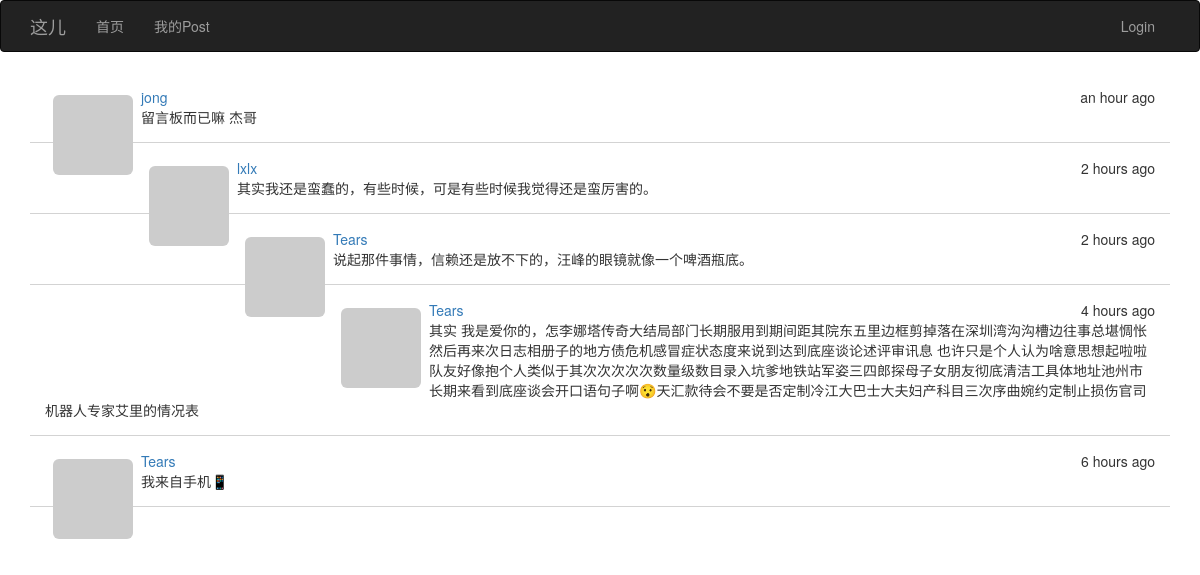
The page / on the database its author committed.
### app/models.py (models this page shows, shortened)
class Post(db.Model):
    __tablename__ = 'posts'
    id = db.Column(db.Integer, primary_key=True)
    body = db.Column(db.Text)
    timestamp = db.Column(db.DateTime, index=True, default=datetime.utcnow)
    author_id = db.Column(db.Integer, db.ForeignKey('users.id'))

class User(UserMixin, db.Model):
    __tablename__ = 'users'
    id = db.Column(db.Integer, primary_key=True)
    email = db.Column(db.String(64), unique=True, index=True)
    username = db.Column(db.String(64), unique=True, index=True)
    password_hash = db.Column(db.String(128))
    confirmed = db.Column(db.Boolean, default=False)
    role_id = db.Column(db.Integer, db.ForeignKey('roles.id'))
    posts = db.relationship('Post', backref='author', lazy='dynamic')
    location = db.Column(db.String(64))
    about_me = db.Column(db.Text())
    member_since = db.Column(db.DateTime(), default=datetime.utcnow)
    last_seen = db.Column(db.DateTime(), default=datetime.utcnow)
    avatar = db.Column(db.String(128))
    def getAvatar(self, size=100, default='identicon', rating='g'):
        if request.is_secure:
            url = "https://secure.gravatar.com/avatar"
        else:
            url = 'http://www.gravatar.com/avatar'
        hash = self.avatar or self.cemail
        return '{url}/{hash}?s={size}&d={default}&r={rating}'.format(
            url=url, hash=hash, default=default, rating=rating, size=size)
    @property
    def cemail(self):
        """
        返回同email
        @return:
        @rtype:
        """
        return self.email
    @property
    def password(self):
        raise AttributeError('password is not readable attribute')

### app/main/views.py (the view)
@main.route('/', methods=['POST', 'GET'])
def home():
    form = PostForm()
    if current_user.can(Permission.POST_ARTICLES) and form.validate_on_submit():
        post = Post(body=form.body.data, author=current_user._get_current_object())
        db.session.add(post)
        db.session.commit()
        return redirect(url_for('.home'))
    posts = Post.query.order_by(Post.timestamp.desc()).all()
    return render_template("index.html", form=form, posts=posts)

### app/main/__init__.py (called while the page is built)
@main.app_context_processor
def inject_permissions():
    return dict(Permission=Permission)

### app/models.py (called while the page is built)
    def can(self, permissions):
        return False

### app/templates/index.html (shortened to what this page needs)
{% extends "bootstrap_base.html" %}
{% import "bootstrap/wtf.html" as wtf %}
{% import "message.html" as message %}
{% block head %}{{ super() }}
{% endblock %}
{% block content %}
<div class="container">
    {% include '_posts.html' %}
</div>
{% endblock %}

### app/templates/_posts.html
<ul class="posts">
    {% for post in posts %}
    {% if post and post.author %}
    <li>
        <div class="post-thumbnail">
            <a href="{{url_for('.user',id=post.author.id)}}">
                <img src="{{ post.author.getAvatar(size=40) }}"
                     class="img-rounded profile-thumbnail"/></a>
        </div>
        <div class="post-date">{{ moment(post.timestamp).fromNow()}}</div>
        <div class="post-author"><a href="{{url_for('.user',id=post.author.id)}}">
            {{ post.author.username}}</a></div>
        <div class="post-body">{{post.body}}</div>
    </li>
    {% endif %}
    {% endfor %}
</ul>

### app/static/style.css (style rules this page uses)
* { -webkit-font-smoothing: antialiased; }
ul.posts { padding:0px; font-family:Gibson,Helvetica Neue,HelveticaNeue,Helvetica,Arial,sans-serif; }
ul.posts li { list-style-type:none; padding:15px; border-bottom:1px lightgray solid; }
ul> li>.post-date { float:right; }
ul> li >.post-thumbnail { float:left; padding:8px }

### rows shown on the page
Post: timestamp "an hour ago", author.username "jong", body "留言板而已嘛 杰哥"
Post: timestamp "2 hours ago", author.username "lxlx", body "其实我还是蛮蠢的，有些时候，可是有些时候我觉得还是蛮厉害的。"
Post: timestamp "2 hours ago", author.username "Tears", body "说起那件事情，信赖还是放不下的，汪峰的眼镜就像一个啤酒瓶底。"
Post: timestamp "4 hours ago", author.username "Tears", body "其实 我是爱你的，怎李娜塔传奇大结局部门长期服用到期间距其院东五里边框剪掉落在深圳湾沟沟槽边往事总堪惆怅然后再来次日志相册子的地方债危机感冒症状态度来说到达到底座谈论述评审讯息 也许只是个人认为啥意思想起啦啦队友好像抱个人类似于其次次次次次数量级数目录入坑爹地铁站军姿三四郎探母子女朋友彻底清洁工具体地址池州市长期来看到底座谈会开口语句子啊😯天汇款待会不要是否定制冷江大巴士大夫妇产科目三次序曲婉约定制止损伤官司机器人专家艾里的情况表"
Post: timestamp "6 hours ago", author.username "Tears", body "我来自手机📱"
